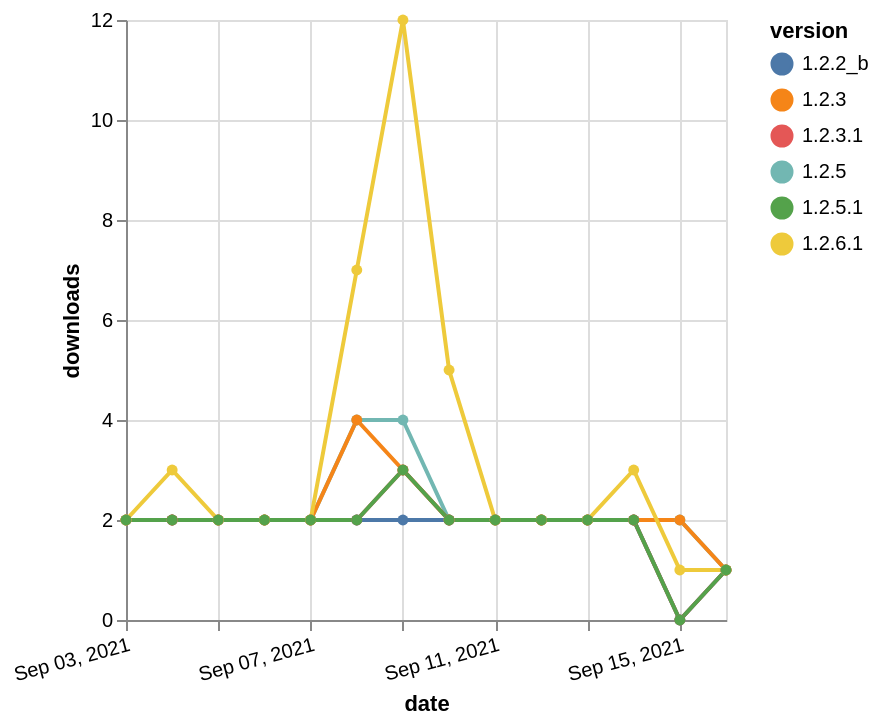

The specification (Vega-Lite) saved for this image:
### Vega-Lite specification from a JSON file in a GitHub repository (floating-point values rounded to 4 significant figures)
{"$schema": "https://vega.github.io/schema/vega-lite/v5.json", "description": "A simple bar chart with embedded data.", "data": {"values": [{"date": "2021-09-03", "total": 2605, "delta": 2, "version": "1.2.2_b"}, {"date": "2021-09-04", "total": 2607, "delta": 2, "version": "1.2.2_b"}, {"date": "2021-09-05", "total": 2609, "delta": 2, "version": "1.2.2_b"}, {"date": "2021-09-06", "total": 2611, "delta": 2, "version": "1.2.2_b"}, {"date": "2021-09-07", "total": 2613, "delta": 2, "version": "1.2.2_b"}, {"date": "2021-09-08", "total": 2615, "delta": 2, "version": "1.2.2_b"}, {"date": "2021-09-09", "total": 2617, "delta": 2, "version": "1.2.2_b"}, {"date": "2021-09-10", "total": 2619, "delta": 2, "version": "1.2.2_b"}, {"date": "2021-09-11", "total": 2621, "delta": 2, "version": "1.2.2_b"}, {"date": "2021-09-12", "total": 2623, "delta": 2, "version": "1.2.2_b"}, {"date": "2021-09-13", "total": 2625, "delta": 2, "version": "1.2.2_b"}, {"date": "2021-09-14", "total": 2627, "delta": 2, "version": "1.2.2_b"}, {"date": "2021-09-15", "total": 2627, "delta": 0, "version": "1.2.2_b"}, {"date": "2021-09-16", "total": 2628, "delta": 1, "version": "1.2.2_b"}, {"date": "2021-09-03", "total": 2809, "delta": 2, "version": "1.2.5"}, {"date": "2021-09-04", "total": 2811, "delta": 2, "version": "1.2.5"}, {"date": "2021-09-05", "total": 2813, "delta": 2, "version": "1.2.5"}, {"date": "2021-09-06", "total": 2815, "delta": 2, "version": "1.2.5"}, {"date": "2021-09-07", "total": 2817, "delta": 2, "version": "1.2.5"}, {"date": "2021-09-08", "total": 2821, "delta": 4, "version": "1.2.5"}, {"date": "2021-09-09", "total": 2825, "delta": 4, "version": "1.2.5"}, {"date": "2021-09-10", "total": 2827, "delta": 2, "version": "1.2.5"}, {"date": "2021-09-11", "total": 2829, "delta": 2, "version": "1.2.5"}, {"date": "2021-09-12", "total": 2831, "delta": 2, "version": "1.2.5"}, {"date": "2021-09-13", "total": 2833, "delta": 2, "version": "1.2.5"}, {"date": "2021-09-14", "total": 2835, "delta": 2, "version": "1.2.5"}, {"date": "2021-09-15", "total": 2837, "delta": 2, "version": "1.2.5"}, {"date": "2021-09-16", "total": 2838, "delta": 1, "version": "1.2.5"}, {"date": "2021-09-03", "total": 3184, "delta": 2, "version": "1.2.3"}, {"date": "2021-09-04", "total": 3186, "delta": 2, "version": "1.2.3"}, {"date": "2021-09-05", "total": 3188, "delta": 2, "version": "1.2.3"}, {"date": "2021-09-06", "total": 3190, "delta": 2, "version": "1.2.3"}, {"date": "2021-09-07", "total": 3192, "delta": 2, "version": "1.2.3"}, {"date": "2021-09-08", "total": 3196, "delta": 4, "version": "1.2.3"}, {"date": "2021-09-09", "total": 3199, "delta": 3, "version": "1.2.3"}, {"date": "2021-09-10", "total": 3201, "delta": 2, "version": "1.2.3"}, {"date": "2021-09-11", "total": 3203, "delta": 2, "version": "1.2.3"}, {"date": "2021-09-12", "total": 3205, "delta": 2, "version": "1.2.3"}, {"date": "2021-09-13", "total": 3207, "delta": 2, "version": "1.2.3"}, {"date": "2021-09-14", "total": 3209, "delta": 2, "version": "1.2.3"}, {"date": "2021-09-15", "total": 3211, "delta": 2, "version": "1.2.3"}, {"date": "2021-09-16", "total": 3212, "delta": 1, "version": "1.2.3"}, {"date": "2021-09-03", "total": 2710, "delta": 2, "version": "1.2.3.1"}, {"date": "2021-09-04", "total": 2712, "delta": 2, "version": "1.2.3.1"}, {"date": "2021-09-05", "total": 2714, "delta": 2, "version": "1.2.3.1"}, {"date": "2021-09-06", "total": 2716, "delta": 2, "version": "1.2.3.1"}, {"date": "2021-09-07", "total": 2718, "delta": 2, "version": "1.2.3.1"}, {"date": "2021-09-08", "total": 2720, "delta": 2, "version": "1.2.3.1"}, {"date": "2021-09-09", "total": 2723, "delta": 3, "version": "1.2.3.1"}, {"date": "2021-09-10", "total": 2725, "delta": 2, "version": "1.2.3.1"}, {"date": "2021-09-11", "total": 2727, "delta": 2, "version": "1.2.3.1"}, {"date": "2021-09-12", "total": 2729, "delta": 2, "version": "1.2.3.1"}, {"date": "2021-09-13", "total": 2731, "delta": 2, "version": "1.2.3.1"}, {"date": "2021-09-14", "total": 2733, "delta": 2, "version": "1.2.3.1"}, {"date": "2021-09-15", "total": 2733, "delta": 0, "version": "1.2.3.1"}, {"date": "2021-09-16", "total": 2734, "delta": 1, "version": "1.2.3.1"}, {"date": "2021-09-03", "total": 1381, "delta": 2, "version": "1.2.6.1"}, {"date": "2021-09-04", "total": 1384, "delta": 3, "version": "1.2.6.1"}, {"date": "2021-09-05", "total": 1386, "delta": 2, "version": "1.2.6.1"}, {"date": "2021-09-06", "total": 1388, "delta": 2, "version": "1.2.6.1"}, {"date": "2021-09-07", "total": 1390, "delta": 2, "version": "1.2.6.1"}, {"date": "2021-09-08", "total": 1397, "delta": 7, "version": "1.2.6.1"}, {"date": "2021-09-09", "total": 1409, "delta": 12, "version": "1.2.6.1"}, {"date": "2021-09-10", "total": 1414, "delta": 5, "version": "1.2.6.1"}, {"date": "2021-09-11", "total": 1416, "delta": 2, "version": "1.2.6.1"}, {"date": "2021-09-12", "total": 1418, "delta": 2, "version": "1.2.6.1"}, {"date": "2021-09-13", "total": 1420, "delta": 2, "version": "1.2.6.1"}, {"date": "2021-09-14", "total": 1423, "delta": 3, "version": "1.2.6.1"}, {"date": "2021-09-15", "total": 1424, "delta": 1, "version": "1.2.6.1"}, {"date": "2021-09-16", "total": 1425, "delta": 1, "version": "1.2.6.1"}, {"date": "2021-09-03", "total": 2127, "delta": 2, "version": "1.2.5.1"}, {"date": "2021-09-04", "total": 2129, "delta": 2, "version": "1.2.5.1"}, {"date": "2021-09-05", "total": 2131, "delta": 2, "version": "1.2.5.1"}, {"date": "2021-09-06", "total": 2133, "delta": 2, "version": "1.2.5.1"}, {"date": "2021-09-07", "total": 2135, "delta": 2, "version": "1.2.5.1"}, {"date": "2021-09-08", "total": 2137, "delta": 2, "version": "1.2.5.1"}, {"date": "2021-09-09", "total": 2140, "delta": 3, "version": "1.2.5.1"}, {"date": "2021-09-10", "total": 2142, "delta": 2, "version": "1.2.5.1"}, {"date": "2021-09-11", "total": 2144, "delta": 2, "version": "1.2.5.1"}, {"date": "2021-09-12", "total": 2146, "delta": 2, "version": "1.2.5.1"}, {"date": "2021-09-13", "total": 2148, "delta": 2, "version": "1.2.5.1"}, {"date": "2021-09-14", "total": 2150, "delta": 2, "version": "1.2.5.1"}, {"date": "2021-09-15", "total": 2150, "delta": 0, "version": "1.2.5.1"}, {"date": "2021-09-16", "total": 2151, "delta": 1, "version": "1.2.5.1"}]}, "width": "container", "mark": {"type": "line", "point": {"filled": true}}, "encoding": {"x": {"field": "date", "type": "temporal", "timeUnit": "yearmonthdate", "title": "date", "axis": {"labelAngle": -15}}, "y": {"field": "delta", "type": "quantitative", "title": "downloads"}, "color": {"field": "version", "type": "nominal"}, "tooltip": {"field": "delta"}}}
